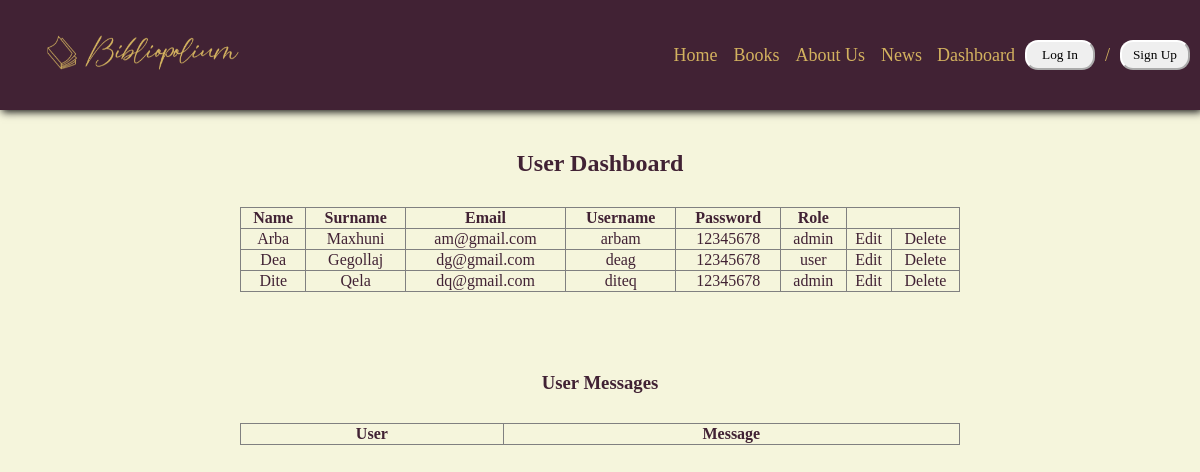
The page /Dashboard.php on the database as committed earlier.
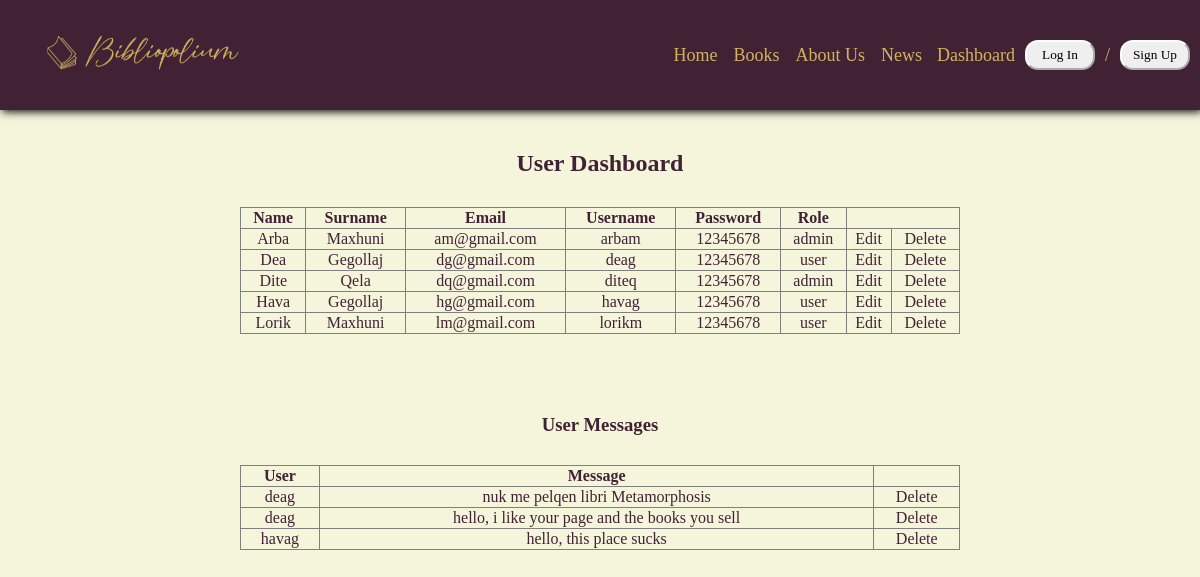
The same page on the database as committed later.
### tables this page shows
CREATE TABLE `users` (
  `Emri` varchar(30) NOT NULL,
  `Mbiemri` varchar(30) NOT NULL,
  `Email` varchar(50) NOT NULL,
  `Username` varchar(15) NOT NULL,
  `Pass` varchar(12) NOT NULL,
  `Roli` varchar(5) NOT NULL
);

CREATE TABLE `kontakti` (
  `Mesazhi` varchar(100) NOT NULL,
  `AddedBy` varchar(30) NOT NULL
);

### UserRepository.php (called while the page is built, shortened)
<?php
    class UserRepository{
        private $connection;
        public function __construct(){
            $conn = new DatabaseConnection;
            $this->connection = $conn->startConnection();
        }
        public function getAllUsers(){
            $conn = $this->connection;
            $sql = "SELECT * FROM users";
            $statement = $conn->query($sql);
            $users = $statement->fetchAll(PDO::FETCH_ASSOC);
            return $users;
        }
    }
?>

### KontaktiRepository.php (called while the page is built, shortened)
<?php
    class KontaktiRepository{
        private $connection;
        public function __construct(){
            $conn = new DatabaseConnection;
            $this->connection = $conn->startConnection();
        }
        public function getAllMesazhi(){
            $conn = $this->connection;
            $sql = "SELECT * FROM Kontakti";
            $statement = $conn->query($sql);
            $kontakt = $statement->fetchAll(PDO::FETCH_ASSOC);
            return $kontakt;
        }
    }
?>

### Dashboard.php (the view, shortened to what this page needs)
<!DOCTYPE html>
<html lang="en">
<head>
    <link rel="stylesheet" href="Dashboard.css">
</head>
<body>
    <header class="h1" style="height: 90px;">
        <div class="logo">
            <img src="logoo.png" alt="logo" height="65px">
        </div>
        <ul>
            <li><a href="Home.php">Home</a></li>
            <div class="dropdown">
                <button class="drop" style="font-family: garamond;"><a href="Books.php" style="text-decoration: none; color: rgb(211, 178, 95);">Books</a></button>
            </div>
            <li><a href="AboutUs.php">About Us</a></li>
            <li><a href="News.php" class="news" style="margin-right: 5px;">News</a></li>
            <li><a href="#top" class="dash">Dashboard</a></li>
            <button class="b"><a style="text-decoration: none; color: black;" href="LogIn.php">Log In</a></button>
            <li>/</li>
            <button class="b"><a style="text-decoration: none; color: black;" href="SignUp.php">Sign Up</a></button>
        </ul>
    </header>
    <main>
        <h2>User Dashboard</h2>
        <table border="1">
            <thead>
                <tr>
                    <th>Name</th>
                    <th>Surname</th>
                    <th>Email</th>
                    <th>Username</th>
                    <th>Password</th>
                    <th>Role</th>
                </tr>
            </thead>
            <tbody>
                <?php
                include_once('UserRepository.php');
                $urep = new UserRepository();
                $users = $urep->getAllUsers();
                foreach($users as $user){
                    echo "<tr>";
                    echo "<td>{$user['Emri']}</td>";
                    echo "<td>{$user['Mbiemri']}</td>";
                    echo "<td>{$user['Email']}</td>";
                    echo "<td>{$user['Username']}</td>";
                    echo "<td>{$user['Pass']}</td>";
                    echo "<td>{$user['Roli']}</td>";
                    echo "<td><a href='EditUser.php?email={$user['Email']}' style='text-decoration: none; color: rgb(65, 34, 52)'>Edit</a></td>";
                    echo "<td><a href='DeleteUser.php?email={$user['Email']}' style='text-decoration: none; color: rgb(65, 34, 52)'>Delete</a></td>";
                    echo "</tr>";
                }
                ?>
            </tbody>
        </table>
        <h3 style="margin-top: 10vh;">User Messages</h3>
        <table border="1">
            <thead>
                <tr>
                    <th>User</th>
                    <th>Message</th>
                </tr>
            </thead>
            <tbody>
                <?php
                include_once('KontaktiRepository.php');
                $krep = new KontaktiRepository();
                $messages = $krep->getAllMesazhi();
                foreach($messages as $message){
                    echo "<tr>";
                    echo "<td>{$message['AddedBy']}</td>";
                    echo "<td>{$message['Mesazhi']}</td>";
                    echo "<td><a href='DeleteMesazhi.php?mesazhi={$message['Mesazhi']}' style='text-decoration: none; color: rgb(65, 34, 52)'>Delete</a></td>";
                    echo "</tr>";
                }
                ?>
            </tbody>
        </table>
    </main>
</body>
</html>

### Dashboard.css (style rules this page uses)
body { background-color: beige; font-family: garamond; margin: 0; padding: 0; box-sizing: border-box; }
.h1 { display: flex; flex-wrap: nowrap; justify-content: space-between; background-color: rgb(65, 34, 52); color: rgb(211, 178, 95); align-items: center; position: sticky; top: 0; box-shadow: 2px 2px 8px #111; padding: 10px; }
ul { display: flex; list-style-type: none; justify-content: space-between; align-items: center; margin: 0; padding: 0; font-size: large; background-color: rgb(65, 34, 52); }
.b { border-color: white; font-family: garamond; border-radius: 13px; height: 30px; width: 70px; }
li { display: flex; flex-wrap: nowrap; justify-content: space-evenly; margin-left: 10px; margin-right: 10px; }
li>a { text-decoration: none; color: rgb(211, 178, 95); }
.drop { background-color: rgb(65, 34, 52); color: rgb(211, 178, 95); font-size: large; height: 50px; border: none; }
.dropdown { position: relative; display: inline-block; }
main { color: rgb(65, 34, 52); text-align: center; display: flex; flex-direction: column; align-items: center; margin-top: 20px; }
table { width: 60%; max-width: 800px; height: auto; border-collapse: collapse; margin-top: 10px; }

### Dashboard.php (style rules this page uses)
@media (min-width: 768px) { .news { margin-left: -4px; } }
@media (min-width: 768px) { .dash { margin-left: -10px; } }

Rows that differ between the two databases and show on the page:
added users: Emri "Hava", Mbiemri "Gegollaj", Email "hg@gmail.com", Username "havag", Pass "12345678", Roli "user"
added users: Emri "Lorik", Mbiemri "Maxhuni", Email "lm@gmail.com", Username "lorikm", Pass "12345678", Roli "user"
added kontakti: AddedBy "deag", Mesazhi "nuk me pelqen libri Metamorphosis"
added kontakti: AddedBy "deag", Mesazhi "hello, i like your page and the books you sell"
added kontakti: AddedBy "havag", Mesazhi "hello, this place sucks"
